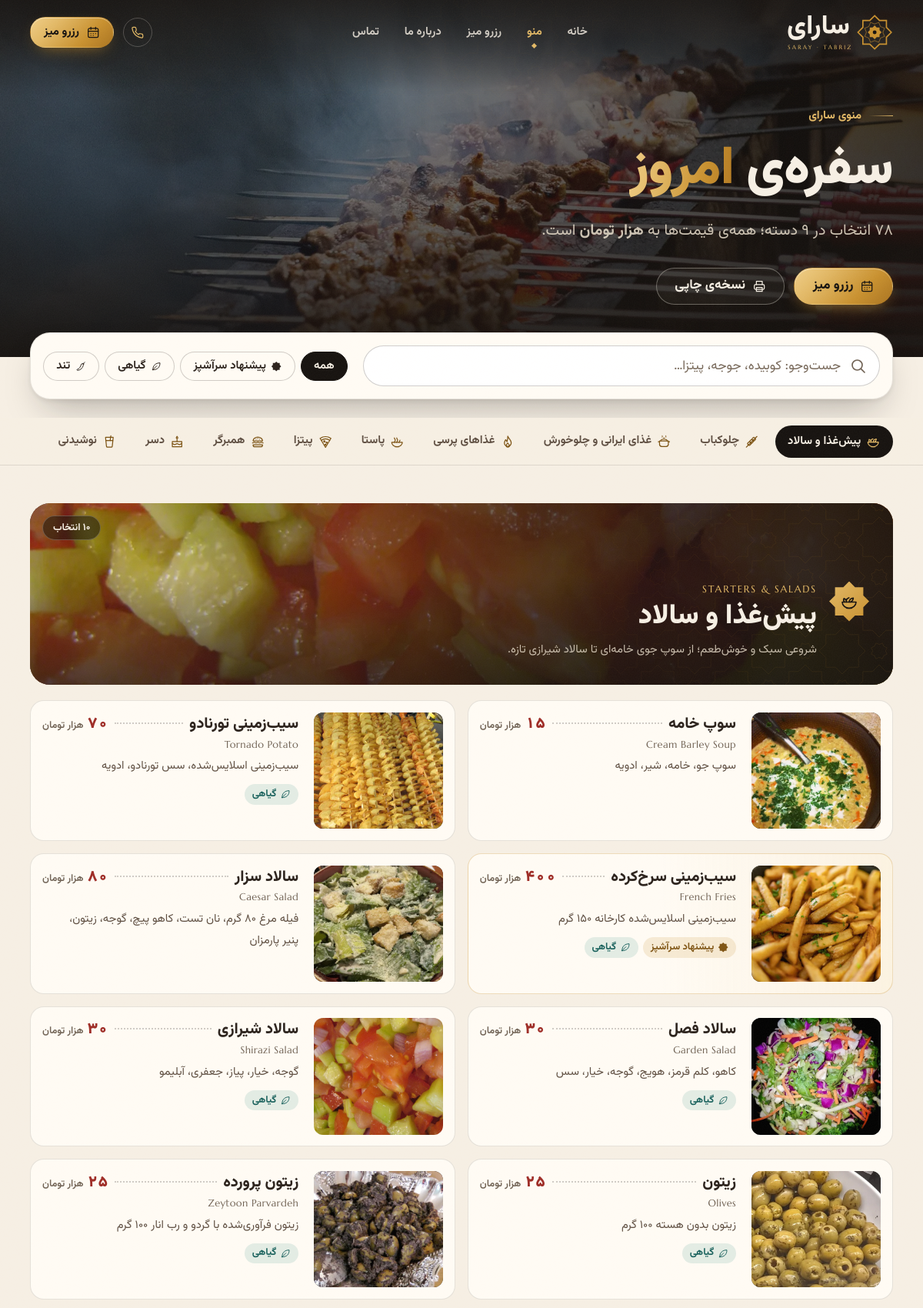
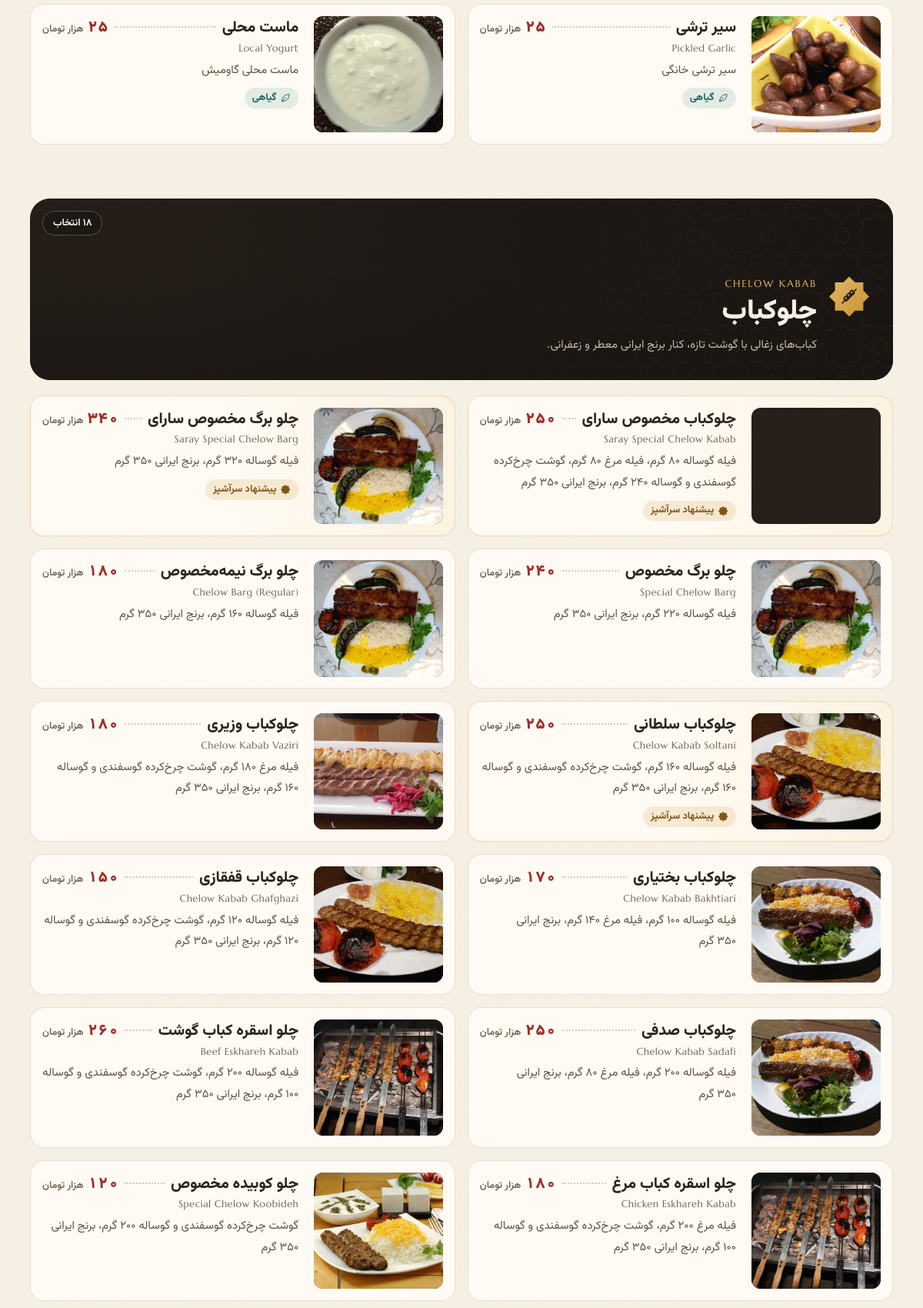
The app's page /menu/ (upper part) with its own data (2 pictures, top to bottom).
### saray_menu/models.py (models this page shows, shortened)
class Category(models.Model):
    class Icon(models.TextChoices):
        SALAD = 'salad', 'سالاد / پیش‌غذا'
        SKEWER = 'skewer', 'سیخ کباب'
        POT = 'pot', 'دیگ / خورش'
        FLAME = 'flame', 'شعله / کبابی'
        PASTA = 'pasta', 'پاستا'
        PIZZA = 'pizza', 'پیتزا'
        BURGER = 'burger', 'برگر'
        DESSERT = 'dessert', 'دسر'
        CUP = 'cup', 'نوشیدنی'
    name = models.CharField('نام', max_length=100)
    name_en = models.CharField('نام انگلیسی', max_length=100, blank=True)
    slug = models.SlugField('نامک (slug)', max_length=100, unique=True, allow_unicode=False)
    description = models.TextField('توضیحات', blank=True)
    icon = models.CharField('آیکون', max_length=20, choices=Icon.choices, default=Icon.SKEWER)
    image = models.ImageField(
        'تصویر', upload_to='categories/', blank=True,
        help_text='اختیاری؛ اگر خالی باشد از عکس پیش‌فرض استفاده می‌شود. نسبت ۴:۳ پیشنهاد می‌شود.',
    )
    stock_photo = models.CharField('کلید عکس پیش‌فرض', max_length=100, blank=True)
    order = models.PositiveIntegerField('ترتیب', default=0)
    is_active = models.BooleanField('فعال', default=True)
    class Meta:
        ordering = ['order', 'id']
        verbose_name = 'دسته‌بندی'
        verbose_name_plural = 'دسته‌بندی‌ها'
    @property
    def photo_url(self):
        return _photo_url(self)
    @property
    def photo_sm_url(self):
        return _photo_url(self, small=True)

class MenuItem(models.Model):
    category = models.ForeignKey(
        Category, on_delete=models.CASCADE, related_name='items', verbose_name='دسته‌بندی',
    )
    name = models.CharField('نام', max_length=150)
    name_en = models.CharField('نام انگلیسی', max_length=150, blank=True)
    slug = models.SlugField('نامک (slug)', max_length=150, unique=True)
    description = models.TextField('توضیحات / مواد تشکیل‌دهنده', blank=True)
    price = models.PositiveIntegerField(
        'قیمت (تومان)', null=True, blank=True,
        validators=[
            MinValueValidator(MIN_PRICE, 'قیمت باید دست‌کم ۱٬۰۰۰ تومان باشد.'),
            MaxValueValidator(MAX_PRICE, 'قیمت نمی‌تواند بیشتر از ۱۰۰٬۰۰۰٬۰۰۰ تومان باشد.'),
        ],
        help_text='به تومان، مثلاً ۲۵۰۰۰۰. اگر غذا چند اندازه دارد یا قیمت ثابت ندارد، خالی بگذارید.',
    )
    image = models.ImageField(
        'تصویر', upload_to='menu/', blank=True,
        help_text='اختیاری؛ اگر خالی باشد از عکس پیش‌فرض استفاده می‌شود. نسبت ۴:۳ پیشنهاد می‌شود.',
    )
    stock_photo = models.CharField('کلید عکس پیش‌فرض', max_length=100, blank=True)
    is_available = models.BooleanField('موجود', default=True)
    is_featured = models.BooleanField('پیشنهاد سرآشپز', default=False)
    is_spicy = models.BooleanField('تند', default=False)
    is_vegetarian = models.BooleanField('گیاهی', default=False)
    order = models.PositiveIntegerField('ترتیب', default=0)
    created_at = models.DateTimeField('تاریخ ایجاد', auto_now_add=True)
    updated_at = models.DateTimeField('آخرین ویرایش', auto_now=True)
    class Meta:
        ordering = ['category__order', 'order', 'id']
        verbose_name = 'غذا'
        verbose_name_plural = 'غذاها'
    @property
    def photo_url(self):
        return _photo_url(self)
    @property
    def photo_sm_url(self):
        return _photo_url(self, small=True)

### saray_menu/views.py (the view)
# urls.py: path('menu/', views.menu, name='menu'),
def menu(request):
    categories = [
        category
        for category in Category.objects.filter(is_active=True).prefetch_related(
            Prefetch('items', queryset=_available_items(), to_attr='available_items'),
        )
        if category.available_items
    ]
    item_count = sum(len(category.available_items) for category in categories)
    return render(request, 'saray_menu/menu.html', {
        'categories': categories,
        'item_count': item_count,
    })

### saray_menu/context_processors.py (called while the page is built)
def _nav_categories():
    return list(
        Category.objects.filter(is_active=True, items__is_available=True)
        .distinct()
        .only('id', 'name', 'slug', 'order')
    )

def site(request):
    today = timezone.localdate()
    return {
        'site': SimpleLazyObject(SiteSettings.load),
        'nav_categories': SimpleLazyObject(_nav_categories),
        'current_year_fa': persian_digits(to_jalali(today)[0]),
        'jalali_today': format_jalali(today, long=True),
    }

### saray_menu/jalali.py (called while the page is built)
def persian_digits(value):
    return str(value).translate(_PERSIAN_DIGITS)

def _div(a, b):
    q = abs(a) // abs(b)
    return q if (a >= 0) == (b >= 0) else -q

def _mod(a, b):
    return a - _div(a, b) * b

def _jal_cal(jy):
    if jy < _BREAKS[0] or jy >= _BREAKS[-1]:
        raise ValueError(f'Jalali year {jy} is out of the supported range.')
    gy = jy + 621
    leap_j = -14
    jp = _BREAKS[0]
    jump = 0
    for jm in _BREAKS[1:]:
        jump = jm - jp
        if jy < jm:
            break
        leap_j += _div(jump, 33) * 8 + _div(_mod(jump, 33), 4)
        jp = jm
    n = jy - jp
    leap_j += _div(n, 33) * 8 + _div(_mod(n, 33) + 3, 4)
    if _mod(jump, 33) == 4 and jump - n == 4:
        leap_j += 1
    leap_g = _div(gy, 4) - _div((_div(gy, 100) + 1) * 3, 4) - 150
    march = 20 + leap_j - leap_g
    if jump - n < 6:
        n = n - jump + _div(jump + 4, 33) * 33
    leap = _mod(_mod(n + 1, 33) - 1, 4)
    if leap == -1:
        leap = 4
    return leap, gy, march

def gregorian_to_jalali(gy, gm, gd):
    ordinal = datetime.date(gy, gm, gd).toordinal()
    jy = gy - 621
    leap, _, march = _jal_cal(jy)
    k = ordinal - datetime.date(gy, 3, march).toordinal()
    if k >= 0:
        if k <= 185:
            return jy, 1 + _div(k, 31), _mod(k, 31) + 1
        k -= 186
    else:
        jy -= 1
        k += 179
        if leap == 1:
            k += 1
    return jy, 7 + _div(k, 30), _mod(k, 30) + 1

def _as_date(value):
    if isinstance(value, datetime.datetime):
        if timezone.is_aware(value):
            value = timezone.localtime(value)
        return value.date()
    if isinstance(value, datetime.date):
        return value
    raise TypeError(f'Expected a date or datetime, got {type(value).__name__}.')

def weekday_name(value):
    return WEEKDAY_NAMES[(_as_date(value).weekday() + 2) % 7]

def to_jalali(value):
    d = _as_date(value)
    return gregorian_to_jalali(d.year, d.month, d.day)

### saray_menu/templates/saray_menu/menu.html (shortened to what this page needs)
{% extends 'saray_menu/base.html' %}
{% load static saray %}
{% block body_class %}page page--menu{% endblock %}
{% block content %}
<section class="page-hero page-hero--menu" aria-labelledby="menu-title">
  <img class="page-hero__img" src="{% static 'saray_menu/img/site/spread.webp' %}" srcset="{% static 'saray_menu/img/site/spread-md.webp' %} 1000w, {% static 'saray_menu/img/site/spread.webp' %} 1600w" sizes="100vw" alt="" width="1600" height="1000" fetchpriority="high" decoding="async">
  <div class="page-hero__shade" aria-hidden="true"></div>
  <div class="container page-hero__inner">
    <p class="eyebrow" data-hero-in>منوی سارای</p>
    <h1 class="page-title" id="menu-title" data-hero-in>سفره‌ی <em>امروز</em></h1>
    <p class="page-hero__lead" data-hero-in>
      {% if item_count %}{{ item_count|fa_digits }} انتخاب در {{ categories|length|fa_digits }} دسته؛ {% endif %}همه‌ی قیمت‌ها به <strong>هزار تومان</strong> است.
    </p>
    <div class="btn-row" data-hero-in>
      <a class="btn btn--primary" href="{% url 'reservations:create' %}"><svg class="icon icon--sm" aria-hidden="true"><use href="#i-calendar"/></svg><span>رزرو میز</span></a>
      <button class="btn btn--ghost-light" type="button" data-print hidden><svg class="icon icon--sm" aria-hidden="true"><use href="#i-print"/></svg><span>نسخه‌ی چاپی</span></button>
    </div>
  </div>
</section>
<div class="menu-tools" data-menu-tools hidden>
  <div class="container menu-tools__inner">
    <div class="search">
      <input class="search__input" id="menu-search" type="search" placeholder="جست‌وجو: کوبیده، جوجه، پیتزا…" autocomplete="off" enterkeyhint="search" data-menu-search>
    </div>
    <div class="filters" role="group" aria-label="فیلتر غذاها">
      <button class="chip is-active" type="button" data-filter="all" aria-pressed="true">همه</button>
      <button class="chip" type="button" data-filter="featured" aria-pressed="false"><svg class="icon icon--xs" aria-hidden="true"><use href="#i-star"/></svg>پیشنهاد سرآشپز</button>
      <button class="chip" type="button" data-filter="veg" aria-pressed="false"><svg class="icon icon--xs" aria-hidden="true"><use href="#i-leaf"/></svg>گیاهی</button>
      <button class="chip" type="button" data-filter="spicy" aria-pressed="false"><svg class="icon icon--xs" aria-hidden="true"><use href="#i-chili"/></svg>تند</button>
    </div>
  </div>
</div>
{% if item_count %}
<nav class="cat-tabs" aria-label="دسته‌های منو" data-cat-tabs>
  <div class="container cat-tabs__inner">
    <ul class="cat-tabs__list" role="list" data-cat-tabs-list>
      {% for c in categories %}{% if c.available_items %}
      <li><a class="cat-tab" href="#{{ c.slug }}" data-tab="{{ c.slug }}"><svg class="icon icon--sm" aria-hidden="true"><use href="#i-{{ c.icon|default:'star' }}"/></svg><span>{{ c.name }}</span></a></li>
      {% endif %}{% endfor %}
    </ul>
  </div>
</nav>
{% endif %}
<div class="menu-body">
  <div class="container">
    {% for c in categories %}{% if c.available_items %}
    <section class="menu-cat{% if c.icon == 'cup' %} menu-cat--compact{% endif %}" id="{{ c.slug }}" data-cat aria-labelledby="cat-{{ c.slug }}">
      <header class="menu-cat__head">
        <img class="menu-cat__img" src="{{ c.photo_url }}" srcset="{{ c.photo_sm_url }} 600w, {{ c.photo_url }} 1200w" sizes="(min-width: 75em) 1200px, 100vw" width="1200" height="900" alt="" loading="{% if forloop.first %}eager{% else %}lazy{% endif %}" decoding="async">
        <div class="menu-cat__text">
          <span class="menu-cat__icon" aria-hidden="true"><svg class="icon"><use href="#i-{{ c.icon|default:'star' }}"/></svg></span>
          <div>
            <p class="menu-cat__en" lang="en" dir="ltr">{{ c.name_en }}</p>
            <h2 class="menu-cat__title" id="cat-{{ c.slug }}">{{ c.name }}</h2>
            {% if c.description %}<p class="menu-cat__desc">{{ c.description|fa_digits }}</p>{% endif %}
          </div>
        </div>
        <span class="menu-cat__count">{{ c.available_items|length|fa_digits }} انتخاب</span>
      </header>
      <div class="dish-grid{% if c.icon == 'cup' %} dish-grid--compact{% endif %}">
        {% for item in c.available_items %}
          {% if c.icon == 'cup' %}
            {% include 'saray_menu/partials/dish_card.html' with item=item category=c compact=True %}
          {% else %}
            {% include 'saray_menu/partials/dish_card.html' with item=item category=c compact=False %}
          {% endif %}
        {% endfor %}
      </div>
    </section>
    {% endif %}{% endfor %}
  </div>
</div>
{% endblock %}

### saray_menu/templates/saray_menu/partials/dish_card.html (shortened to what this page needs)
{% load saray %}{% with variants=item.variants.all %}
<article class="dish{% if compact %} dish--compact{% endif %}{% if item.is_featured %} dish--featured{% endif %}" id="dish-{{ item.slug }}"
  data-dish
  data-search="{{ item.name }} {{ item.name_en }} {{ item.description }} {{ category.name }}"
  data-veg="{{ item.is_vegetarian|yesno:'1,0' }}" data-spicy="{{ item.is_spicy|yesno:'1,0' }}" data-featured="{{ item.is_featured|yesno:'1,0' }}"
  data-photo="{{ item.photo_url }}" data-category="{{ category.name }}">
  {% if not compact %}
  <div class="dish__media">
    <img src="{{ item.photo_sm_url }}" srcset="{{ item.photo_sm_url }} 600w, {{ item.photo_url }} 1200w" sizes="(min-width: 64em) 200px, 128px" width="600" height="450" alt="{{ item.name }}" loading="lazy" decoding="async">
  </div>
  {% endif %}
  <div class="dish__body">
    <div class="dish__head">
      <h3 class="dish__name">{{ item.name }}</h3>
      <span class="dish__leader" aria-hidden="true"></span>
      {% if item.price %}
      <p class="price"><span class="price__num">{{ item.price|price_short }}</span><span class="price__unit">هزار تومان</span></p>
      {% elif not variants %}
      <p class="price price--ask">{% if compact %}از همکاران ما بپرسید{% else %}قیمت را از همکاران ما بپرسید{% endif %}</p>
      {% endif %}
    </div>
    {% if item.name_en %}<p class="dish__en" lang="en" dir="ltr">{{ item.name_en }}</p>{% endif %}
    {% if item.description %}<p class="dish__desc">{{ item.description }}</p>{% endif %}
    {% if item.is_featured or item.is_spicy or item.is_vegetarian %}
    <ul class="badges" role="list">
      {% if item.is_featured %}<li class="badge badge--chef"><svg class="icon icon--xs" aria-hidden="true"><use href="#i-star"/></svg>پیشنهاد سرآشپز</li>{% endif %}
      {% if item.is_vegetarian %}<li class="badge badge--veg"><svg class="icon icon--xs" aria-hidden="true"><use href="#i-leaf"/></svg>گیاهی</li>{% endif %}
    </ul>
    {% endif %}
  </div>
  {% if not compact %}
  <button class="dish__hit" type="button" aria-haspopup="dialog" hidden><span class="sr-only">جزئیات {{ item.name }}</span></button>
  {% endif %}
</article>
{% endwith %}

### records on screen
Category: name "پیش‌غذا و سالاد", photo_url (picture), name_en "STARTERS & SALADS", description|fa_digits "شروعی سبک و خوش‌طعم؛ از سوپ جوی خامه‌ای تا سالاد شیرازی تازه."
Category: name "چلوکباب", photo_url (picture), name_en "CHELOW KABAB", description|fa_digits "کباب‌های زغالی با گوشت تازه، کنار برنج ایرانی معطر و زعفرانی."
Category: name "غذای ایرانی و چلوخورش"
Category: name "غذاهای پرسی"
Category: name "پاستا"
Category: name "پیتزا"
Category: name "همبرگر"
Category: name "دسر"
Category: name "نوشیدنی"
MenuItem: photo_sm_url (picture), name "سوپ خامه", price "۱۵", name_en "Cream Barley Soup", description "سوپ جو، خامه، شیر، ادویه"
MenuItem: photo_sm_url (picture), name "سیب‌زمینی تورنادو", price "۷۰", name_en "Tornado Potato", description "سیب‌زمینی اسلایس‌شده، سس تورنادو، ادویه", is_featured False (drawn)
MenuItem: photo_sm_url (picture), name "سیب‌زمینی سرخ‌کرده", price "۴۰۰", name_en "French Fries", description "سیب‌زمینی اسلایس‌شده کارخانه ۱۵۰ گرم", is_featured True (drawn)
MenuItem: photo_sm_url (picture), name "سالاد سزار", price "۸۰", name_en "Caesar Salad", description "فیله مرغ ۸۰ گرم، نان تست، کاهو پیچ، گوجه، زیتون، پنیر پارمزان"
MenuItem: photo_sm_url (picture), name "سالاد فصل", price "۳۰", name_en "Garden Salad", description "کاهو، کلم قرمز، هویج، گوجه، خیار، سس", is_featured False (drawn)
MenuItem: photo_sm_url (picture), name "سالاد شیرازی", price "۳۰", name_en "Shirazi Salad", description "گوجه، خیار، پیاز، جعفری، آبلیمو", is_featured False (drawn)
MenuItem: photo_sm_url (picture), name "زیتون", price "۲۵", name_en "Olives", description "زیتون بدون هسته ۱۰۰ گرم", is_featured False (drawn)
MenuItem: photo_sm_url (picture), name "زیتون پرورده", price "۲۵", name_en "Zeytoon Parvardeh", description "زیتون فرآوری‌شده با گردو و رب انار ۱۰۰ گرم", is_featured False (drawn)
MenuItem: photo_sm_url (picture), name "سیر ترشی", price "۲۵", name_en "Pickled Garlic", description "سیر ترشی خانگی", is_featured False (drawn)
MenuItem: photo_sm_url (picture), name "ماست محلی", price "۲۵", name_en "Local Yogurt", description "ماست محلی گاومیش", is_featured False (drawn)
MenuItem: photo_sm_url (picture), name "چلوکباب مخصوص سارای", price "۲۵۰", name_en "Saray Special Chelow Kabab", description "فیله گوساله ۸۰ گرم، فیله مرغ ۸۰ گرم، گوشت چرخ‌کرده گوسفندی و گوساله ۲۴۰ گرم، برنج ایرانی ۳۵۰ گرم", is_featured True (drawn)
MenuItem: photo_sm_url (picture), name "چلو برگ مخصوص سارای", price "۳۴۰", name_en "Saray Special Chelow Barg", description "فیله گوساله ۳۲۰ گرم، برنج ایرانی ۳۵۰ گرم", is_featured True (drawn)
MenuItem: photo_sm_url (picture), name "چلو برگ مخصوص", price "۲۴۰", name_en "Special Chelow Barg", description "فیله گوساله ۲۲۰ گرم، برنج ایرانی ۳۵۰ گرم"
MenuItem: photo_sm_url (picture), name "چلو برگ نیمه‌مخصوص", price "۱۸۰", name_en "Chelow Barg (Regular)", description "فیله گوساله ۱۶۰ گرم، برنج ایرانی ۳۵۰ گرم"
MenuItem: photo_sm_url (picture), name "چلوکباب سلطانی", price "۲۵۰", name_en "Chelow Kabab Soltani", description "فیله گوساله ۱۶۰ گرم، گوشت چرخ‌کرده گوسفندی و گوساله ۱۶۰ گرم، برنج ایرانی ۳۵۰ گرم", is_featured True (drawn)
MenuItem: photo_sm_url (picture), name "چلوکباب وزیری", price "۱۸۰", name_en "Chelow Kabab Vaziri", description "فیله مرغ ۱۸۰ گرم، گوشت چرخ‌کرده گوسفندی و گوساله ۱۶۰ گرم، برنج ایرانی ۳۵۰ گرم"
MenuItem: photo_sm_url (picture), name "چلوکباب بختیاری", price "۱۷۰", name_en "Chelow Kabab Bakhtiari", description "فیله گوساله ۱۰۰ گرم، فیله مرغ ۱۴۰ گرم، برنج ایرانی ۳۵۰ گرم"
MenuItem: photo_sm_url (picture), name "چلوکباب قفقازی", price "۱۵۰", name_en "Chelow Kabab Ghafghazi", description "فیله گوساله ۱۲۰ گرم، گوشت چرخ‌کرده گوسفندی و گوساله ۱۲۰ گرم، برنج ایرانی ۳۵۰ گرم"
MenuItem: photo_sm_url (picture), name "چلوکباب صدفی", price "۲۵۰", name_en "Chelow Kabab Sadafi", description "فیله گوساله ۲۰۰ گرم، فیله مرغ ۸۰ گرم، برنج ایرانی ۳۵۰ گرم"
MenuItem: photo_sm_url (picture), name "چلو اسقره کباب گوشت", price "۲۶۰", name_en "Beef Eskhareh Kabab", description "فیله گوساله ۲۰۰ گرم، گوشت چرخ‌کرده گوسفندی و گوساله ۱۰۰ گرم، برنج ایرانی ۳۵۰ گرم"
MenuItem: photo_sm_url (picture), name "چلو اسقره کباب مرغ", price "۱۸۰", name_en "Chicken Eskhareh Kabab", description "فیله مرغ ۲۰۰ گرم، گوشت چرخ‌کرده گوسفندی و گوساله ۱۰۰ گرم، برنج ایرانی ۳۵۰ گرم"
MenuItem: photo_sm_url (picture), name "چلو کوبیده مخصوص", price "۱۲۰", name_en "Special Chelow Koobideh", description "گوشت چرخ‌کرده گوسفندی و گوساله ۲۰۰ گرم، برنج ایرانی ۳۵۰ گرم"

### other values on screen
{{ item_count|fa_digits }} "۷۸"
{{ categories|length|fa_digits }} "۹"
